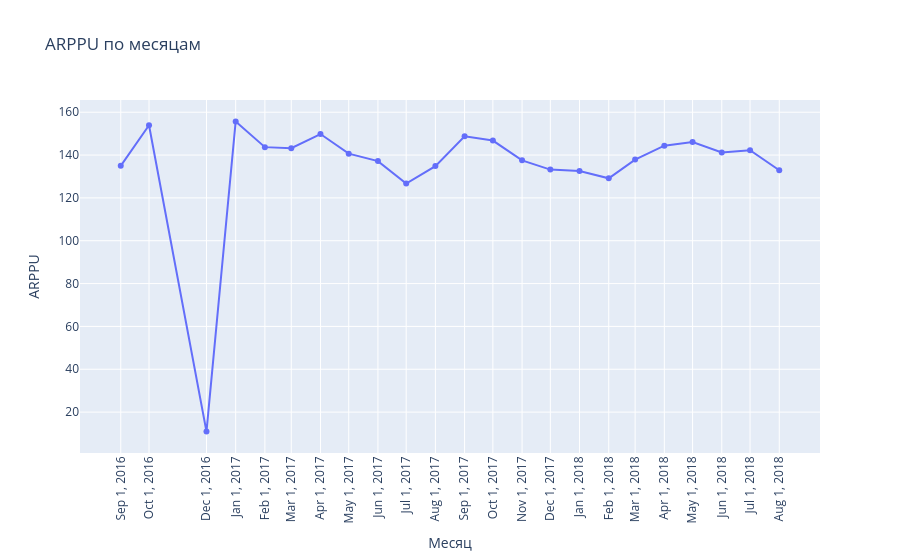

Notebook source saved alongside this figure:
### Code cell
monthly_revenue['order_month'] = monthly_revenue['order_month'].astype(str)

fig = px.line(
    monthly_revenue,
    x='order_month',
    y='ARPPU',
    markers=True,
    title='ARPPU по месяцам',
    labels={'order_month': 'Месяц', 'ARPPU': 'ARPPU'}
)

fig.update_layout(
    xaxis_tickangle=-90,
    hovermode='x unified'
)

fig.update_xaxes(
    tickmode='array',
    tickvals=monthly_revenue['order_month']
)

fig.update_traces(
    hovertemplate='%{x}<br>ARPPU: %{y:.2f}<extra></extra>'
)

fig.show()

### Figure 1 — Plotly figure (JSON) as saved in the notebook; plotly's stock layout.template omitted (floating-point values rounded to 4 significant figures)
{"data": [{"hovertemplate": "%{x}<br>ARPPU: %{y:.2f}<extra></extra>", "legendgroup": "", "line": {"color": "#636efa", "dash": "solid"}, "marker": {"symbol": "circle"}, "mode": "lines+markers", "name": "", "orientation": "v", "showlegend": false, "type": "scatter", "x": ["2016-09", "2016-10", "2016-12", "2017-01", "2017-02", "2017-03", "2017-04", "2017-05", "2017-06", "2017-07", "2017-08", "2017-09", "2017-10", "2017-11", "2017-12", "2018-01", "2018-02", "2018-03", "2018-04", "2018-05", "2018-06", "2018-07", "2018-08"], "xaxis": "x", "y": [135.0, 153.9, 10.9, 155.7, 143.7, 143.2, 149.8, 140.7, 137.2, 126.7, 134.8, 148.8, 146.8, 137.5, 133.2, 132.6, 129.1, 137.9, 144.4, 146.1, 141.2, 142.3, 132.9], "yaxis": "y"}], "layout": {"hovermode": "x unified", "legend": {"tracegroupgap": 0}, "title": {"text": "ARPPU по месяцам"}, "xaxis": {"anchor": "y", "domain": [0, 1], "tickangle": -90, "tickmode": "array", "tickvals": ["2016-09", "2016-10", "2016-12", "2017-01", "2017-02", "2017-03", "2017-04", "2017-05", "2017-06", "2017-07", "2017-08", "2017-09", "2017-10", "2017-11", "2017-12", "2018-01", "2018-02", "2018-03", "2018-04", "2018-05", "2018-06", "2018-07", "2018-08"], "title": {"text": "Месяц"}}, "yaxis": {"anchor": "x", "domain": [0, 1], "title": {"text": "ARPPU"}}}}
